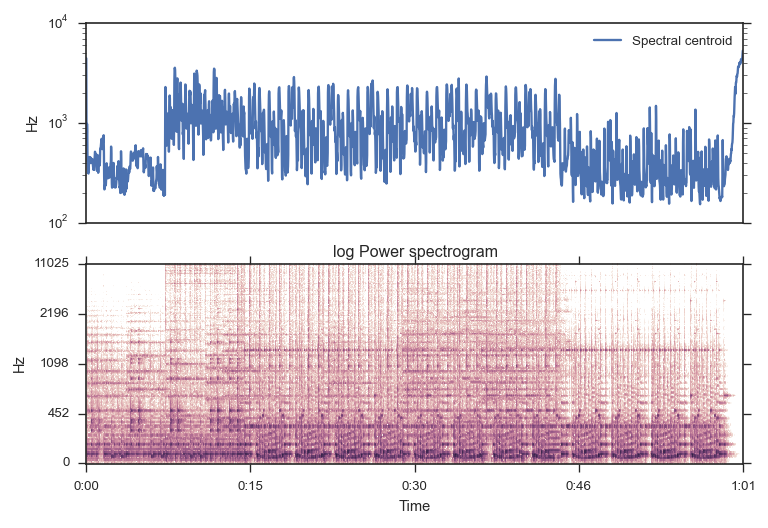

Generate this figure with Python:
# From time-series input:

y, sr = librosa.load(librosa.util.example_audio_file())
cent = librosa.feature.spectral_centroid(y=y, sr=sr)
cent
# array([[ 4382.894,   626.588, ...,  5037.07 ,  5413.398]])

# From spectrogram input:

S, phase = librosa.magphase(librosa.stft(y=y))
librosa.feature.spectral_centroid(S=S)
# array([[ 4382.894,   626.588, ...,  5037.07 ,  5413.398]])

# Using variable bin center frequencies:

y, sr = librosa.load(librosa.util.example_audio_file())
if_gram, D = librosa.ifgram(y)
librosa.feature.spectral_centroid(S=np.abs(D), freq=if_gram)
# array([[ 4420.719,   625.769, ...,  5011.86 ,  5221.492]])

# Plot the result

import matplotlib.pyplot as plt
plt.figure()
plt.subplot(2, 1, 1)
plt.semilogy(cent.T, label='Spectral centroid')
plt.ylabel('Hz')
plt.xticks([])
plt.xlim([0, cent.shape[-1]])
plt.legend()
plt.subplot(2, 1, 2)
librosa.display.specshow(librosa.logamplitude(S**2, ref_power=np.max),
                         y_axis='log', x_axis='time')
plt.title('log Power spectrogram')
plt.tight_layout()
